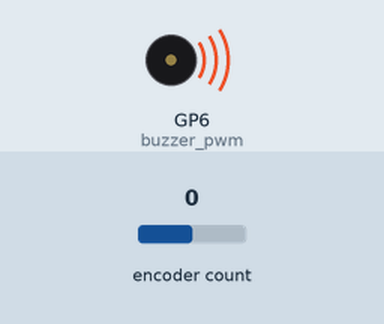
Simulated run of this program. Board: Raspberry Pi Pico running CircuitPython. Shown: buzzer (waves = sounding). The inputs (shaded band) are chosen by the test bench; at power-on: encoder count 0. What the program prints to the serial console is not drawn.

Above: at 1.2 s.
1.3 s: encoder count set to 1
Timing chart, 0 to 4.3 s (numbered marks = the images above; inputs shaded):
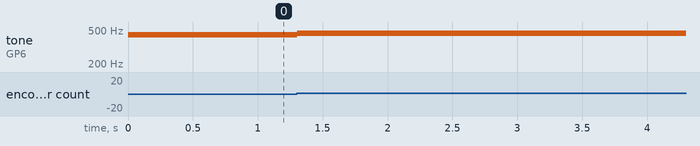

The program:

code.py
```python
"""
LEVEL 8 - Ovládání pasivního bzučáku rotačním enkodérem

ZAPOJENÍ OBVODU:
ROZŠIŘUJEMES zapojení z Level 6 a nahrazujeme servo bzučákem:
- PONECHÁVÁME: Rotační enkodér připojte:
  - GND k zemi (GND)
  - + k ADC_VREF nebo 3V3_EN
  - DT k digitálnímu vstupu GP04 (A pin)
  - CLK k digitálnímu vstupu GP03 (B pin)
  - SW nepoužíváme

- PŘIDÁVÁME: Pasivní bzučák připojte:
  - Kladný pin k GP06 (PWM výstup)
  - Záporný pin k zemi (GND)

V tomto příkladu se naučíte generovat zvuky pomocí PWM signálu.
Rotačním enkodérem budete plynule měnit frekvenci zvuku.

NOVÉ KONCEPTY:
- Pasivní bzučák a generování tónů
- Frekvence jako výška tónu (Hz)
- PWM s proměnnou frekvencí
- Plynulá změna výšky tónu
- Enkodér pro analogové ovládání

ROZDÍL: Pasivní bzučák potřebuje PWM signál pro generování tónu,
na rozdíl od aktivního bzučáku, který má vlastní generátor.
"""

# import knihoven pro práci s hardware
import board        # přístup k pinům a hardware zařízení
import rotaryio     # vestavěný modul pro rotační enkodéry
import pwmio        # PWM modul pro generování tónů
import time         # funkce pro čekání a práci s časem

# vytvoření objektu pro enkodér
encoder = rotaryio.IncrementalEncoder(board.GP4, board.GP3)

# vytvoření PWM objektu pro bzučák na GP06
# variable_frequency=True umožňuje měnit frekvenci za běhu
buzzer_pwm = pwmio.PWMOut(board.GP6, variable_frequency=True, frequency=440)

# proměnné pro sledování enkodéru a bzučáku
posledni_pozice = 0
frekvence = 440  # počáteční frekvence (A4)

# konstanty pro řízení zvuku
MIN_FREKVENCE = 40    # nejnižší frekvence
MAX_FREKVENCE = 20000  # nejvyšší frekvence (20kHz)
HLASITOST = 2**15      # duty cycle pro hlasitost (50%)

print("Otáčejte enkodérem pro změnu výšky tónu")
print(f"Rozsah: {MIN_FREKVENCE}Hz - {MAX_FREKVENCE}Hz")
print(f"Počáteční frekvence: {frekvence}Hz")
print("Kroky: 20Hz (do 1kHz), 50Hz (1-5kHz), 100Hz (5-10kHz), 200Hz (nad 10kHz)")

# spuštění bzučení na počáteční frekvenci
buzzer_pwm.frequency = frekvence
buzzer_pwm.duty_cycle = HLASITOST

# hlavní smyčka
while True:
    # čtení pozice enkodéru
    aktualni_pozice = encoder.position

    # kontrola změny pozice
    if aktualni_pozice != posledni_pozice:
        # výpočet rozdílu
        rozdil = aktualni_pozice - posledni_pozice

        # výpočet kroku podle aktuální frekvence (bez funkce)
        if frekvence < 1000:
            krok = 20      # jemné kroky do 1kHz
        elif frekvence < 5000:
            krok = 50      # střední kroky 1-5kHz
        elif frekvence < 10000:
            krok = 100     # větší kroky 5-10kHz
        else:
            krok = 200     # velké kroky nad 10kHz

        # změna frekvence podle rozdílu a kroku
        frekvence += rozdil * krok

        # omezení frekvence na validní rozsah
        if frekvence < MIN_FREKVENCE:
            frekvence = MIN_FREKVENCE
        elif frekvence > MAX_FREKVENCE:
            frekvence = MAX_FREKVENCE

        # nastavení nové frekvence bzučáku
        buzzer_pwm.frequency = frekvence

        # výpis pro pochopení
        print(f"Pozice: {aktualni_pozice:4d}, Frekvence: {frekvence:5d}Hz, Krok: {krok:3d}Hz")

        # uložení pozice
        posledni_pozice = aktualni_pozice

    # krátká pauza
    time.sleep(0.01)
```

Measured:
- after the input at 1.3 s, tone on GP6 (buzzer_pwm): 440 Hz → 460 Hz at once
